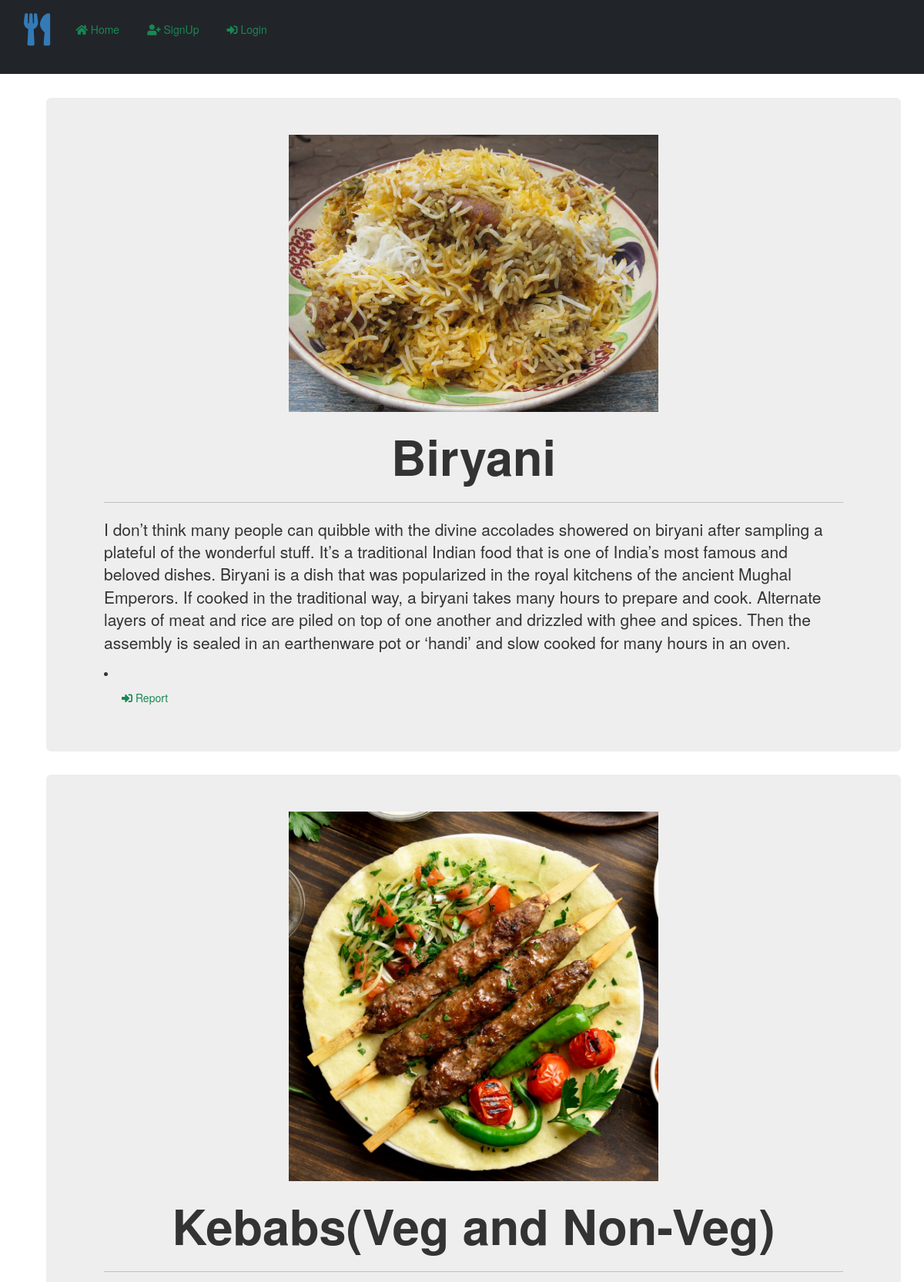
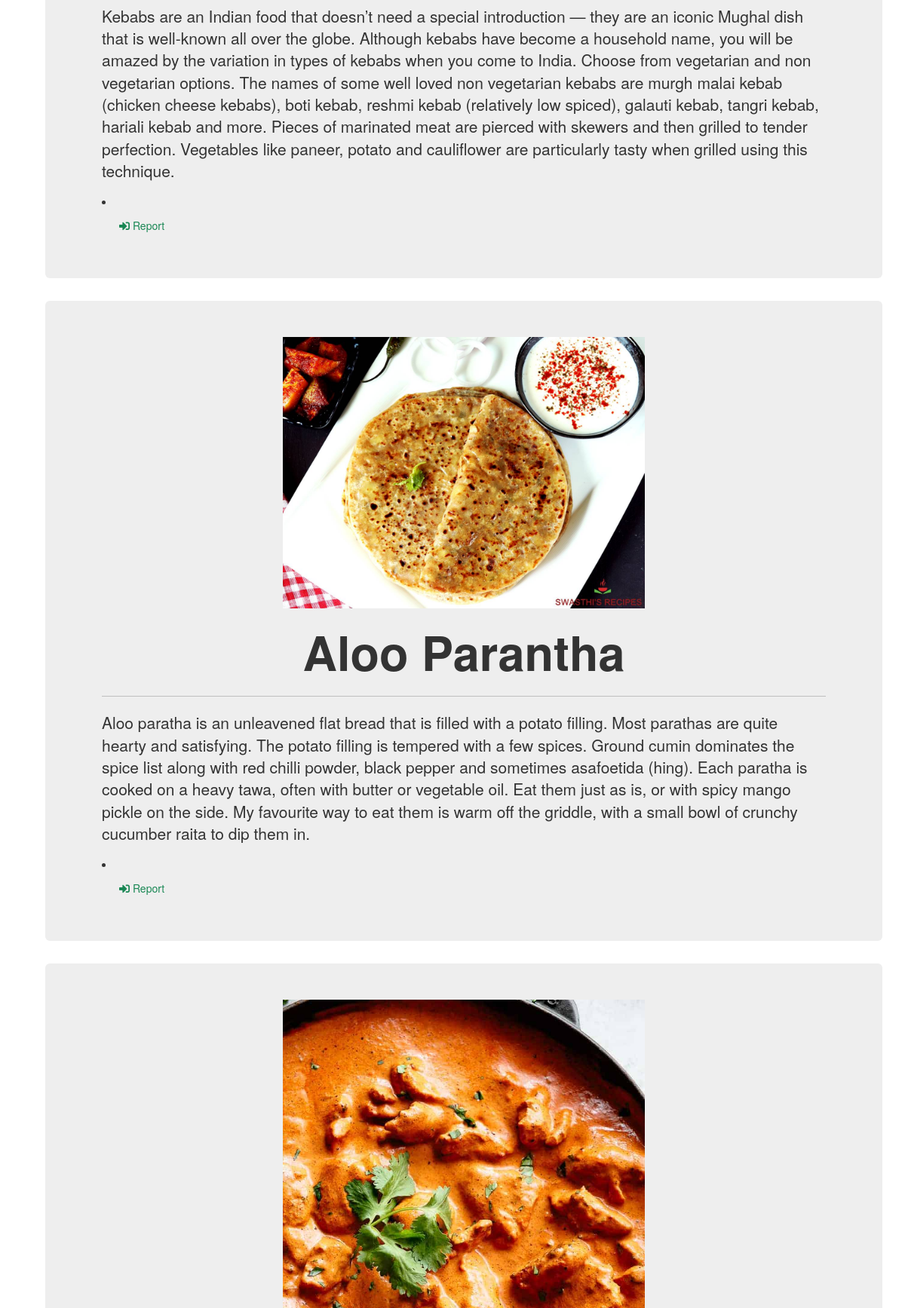
The page / (upper part) on the database its author committed (2 pictures, top to bottom).
### blog/models.py (models this page shows)
class Post(models.Model):
    title= models.CharField(max_length=200)
    desc= models.TextField()
    photo = models.ImageField(upload_to='myimage', width_field=None)

### blog/views.py (the view)
# urls.py: 2. Add a URL to urlpatterns:  path('', views.home, name='home')
def home(request):
    posts=Post.objects.all()
    context={'posts':posts}
    return render(request, 'blog/home.html', context)

### blog/templates/blog/home.html (shortened to what this page needs)
{% extends "blog/base.html" %}
{% load static %}
{% block content %}
<div class="col-sm-10 my-5">
    {% for post in posts %}
    <div class="container">
      <div class="jumbotron jumbotron-fluid jumbo-color" style="display: flex; justify-content: center;align-items: center;" >
        <div class="container">
          <img src="{{post.photo.url}}" alt="" class="card-image-top"   style="margin: auto; display:block; width:50%">
          <h1 class="display-4" style="font-weight: bold;text-align:center;" >{{post.title}}</h1><hr>
          <p class="lead">{{post.desc}}</p>
          <li class="nav-item">
            <a class="nav-link" href="{% url 'report' %}"><button class="btn btn-outline-success" type="submit"><i class="fas fa-sign-in-alt"></i> Report</button></a>
          </li>
        </div>
      </div>
    </div>
    {% endfor %}
</div>
{% endblock content %}

### blog/templates/blog/base.html (shortened to what this page needs)
<!DOCTYPE html>
{% load static %}
<html lang="en">
<head>
    <link rel="stylesheet" href="{% static 'blog/css/bootstrap.css' %}">
    <link rel="stylesheet" href="{% static 'blog/css/style.css' %}">
    <link rel="stylesheet" href="{% static 'blog/css/all.min.css' %}">
    <link rel="stylesheet" href="https://maxcdn.bootstrapcdn.com/bootstrap/3.3.7/css/bootstrap.min.css"
>
    <link rel="stylesheet" href="https://maxcdn.bootstrapcdn.com/bootstrap/3.3.7/css/bootstrap-theme.min.css"
>
</head>
<body>
    <div class="container-fluid bg-dark">
        {% include "blog/nav.html" %}
    </div>
    <div class="container">
        <div class="row">
            <div class="col-sm-12">
            </div>
        </div>
        <div class="row">
            {% block content %}
            {% endblock %}
        </div>
    </div>
</body>
</html>

### blog/templates/blog/nav.html (shortened to what this page needs)
{% load static %}
<nav class="navbar navbar-expand-lg navbar-dark bg-dark fixed-top">
    <div class="container-fluid">
      <a href="/"><i class="fas fa-3x fa-utensils"></i></a>
      <div class="collapse navbar-collapse" id="navbarNav">
        <ul class="navbar-nav">
          <li class="nav-item">
            <a class="nav-link active" aria-current="page" href="{% url 'home' %}"><button class="btn btn-outline-success" type="submit">   <i class="fas fa-home"></i> Home</button></a>
          </li>
          {% if request.user.is_authenticated %}
          <li class="nav-item">
            <a class="nav-link" href="{% url 'dashboard' %}"><button class="btn btn-outline-success" type="submit"><i class="fas fa-dumpster"></i> Dashboard</button></a>
          </li>
          <li class="nav-item">
            <a class="nav-link" href="{% url 'logout' %}"><button class="btn btn-outline-success" type="submit"><i class="fas fa-sign-out-alt"></i> Logout</button></a>
          </li>
          {% else %}
          <li class="nav-item">
            <a class="nav-link" href="{% url 'signup' %}"><button class="btn btn-outline-success" type="submit"><i class="fas fa-user-plus"></i> SignUp</button></a>
          </li>
          <li class="nav-item">
            <a class="nav-link" href="{% url 'login' %}"><button class="btn btn-outline-success" type="submit"><i class="fas fa-sign-in-alt"></i> Login</button></a>
          </li>
          {% endif %}
        </ul>
      </div>
    </div>
  </nav>

### blog/static/blog/css/style.css (style rules this page uses)
body { background-color: rgb(75, 74, 74); color:rgb(255, 255, 255); }
.jumbo-color { background-color: rgb(91, 130, 125); }

### rows shown on the page
Post: photo (picture), title "Biryani", desc "I don’t think many people can quibble with the divine accolades showered on biryani after sampling a plateful of the wonderful stuff. It’s a traditional Indian food that is one of India’s most famous and beloved dishes. Biryani is a dish that was popularized in the royal kitchens of the ancient Mughal Emperors. If cooked in the traditional way, a biryani takes many hours to prepare and cook. Alternate layers of meat and rice are piled on top of one another and drizzled with ghee and spices. Then the assembly is sealed in an earthenware pot or ‘handi’ and slow cooked for many hours in an oven."
Post: photo (picture), title "Kebabs(Veg and Non-Veg)", desc "Kebabs are an Indian food that doesn’t need a special introduction — they are an iconic Mughal dish that is well-known all over the globe. Although kebabs have become a household name, you will be amazed by the variation in types of kebabs when you come to India. Choose from vegetarian and non vegetarian options. The names of some well loved non vegetarian kebabs are murgh malai kebab (chicken cheese kebabs), boti kebab, reshmi kebab (relatively low spiced), galauti kebab, tangri kebab, hariali kebab and more. Pieces of marinated meat are pierced with skewers and then grilled to tender perfection. Vegetables like paneer, potato and cauliflower are particularly tasty when grilled using this…"
Post: photo (picture), title "Aloo Parantha", desc "Aloo paratha is an unleavened flat bread that is filled with a potato filling. Most parathas are quite hearty and satisfying. The potato filling is tempered with a few spices. Ground cumin dominates the spice list along with red chilli powder, black pepper and sometimes asafoetida (hing). Each paratha is cooked on a heavy tawa, often with butter or vegetable oil. Eat them just as is, or with spicy mango pickle on the side. My favourite way to eat them is warm off the griddle, with a small bowl of crunchy cucumber raita to dip them in."
Post: photo (picture)
